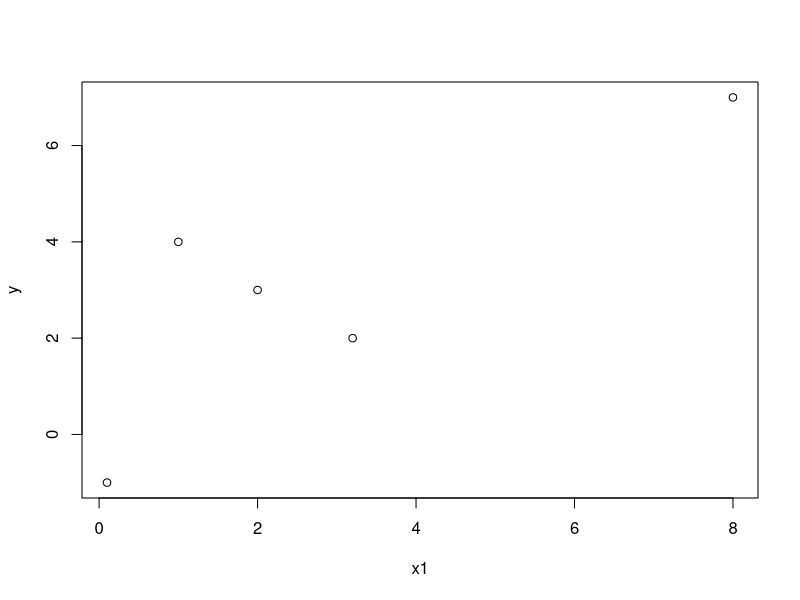

R code for this plot: (Note: this script raises an error after producing the figure.)
y <- c(2,-1, 4, 3, 7)
x1 <- c(3.2,0.1, 1, 2, 8)
x2 <- c(5.2,3.6, 1, 1, 9)
X <- cbind(rep(1,length(y)),x1,x2)

lm1 <- lm(y ~ x1 + x2)
plot(x1,y)

#--- Find the predicted values yhat
# Compute hat matrix
hat <- X%*%solve(t(X)%*%X)%*%t(X)
# Calculate predicted values (y hat)
Haty <- hat%*%y
#check with canned function:
Haty
predict(lm1)

#--- Find residuals
# Compute residual maker
M <- diag(length(y)) - hat
# Compute the residuals:
My <- M%*%y
# check with canned results:
resid(lm1)

A <- matrix(rnorm(ncol(X)^2), nrow=ncol(X))
X <- X%*%A
hat%*%y #same results!
M%*%y # same results!
lm(y ~ X2)


